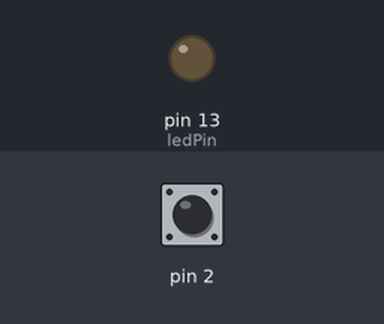
Bench run of a sketch on a simulated Arduino Uno, built with avr-gcc and run on an emulated ATmega328P. Parts: output pins drawn as LEDs (lit = HIGH). The test bench sets the inputs (shaded band); at power-on: pin 2 HIGH.

Above: at 1.2 s.
1.3 s: pin 2 pulled LOW for 0.15 s
At 1.37 s:
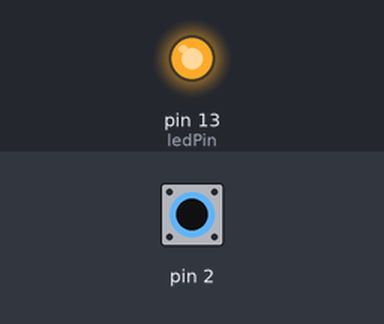
2.9 s: pin 2 pulled LOW for 3.2 s
At 7.3 s:
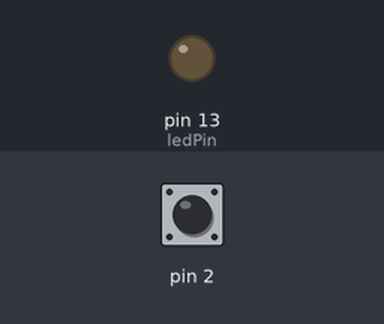
Timing chart, 0 to 8.8 s (numbered marks = the images above; inputs shaded):
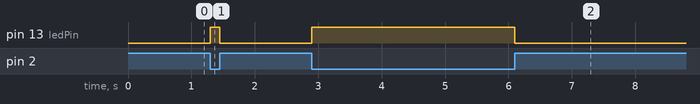

Measured:
- after the input at 1.3 s, pin 13 (ledPin): LOW → HIGH at once, → LOW 0.15 s later
- after the input at 2.9 s, pin 13 (ledPin): LOW → HIGH at once, → LOW 3.2 s later

The sketch:

myBallSwitch.ino
```cpp
#define ledPin 13

void setup(){
  pinMode(ledPin, OUTPUT);
  pinMode(2, INPUT);
  digitalWrite(2, HIGH);
}

void loop()
{
  digitalRead(2) == HIGH ? digitalWrite(ledPin, LOW) : digitalWrite(ledPin, HIGH);
}
```
